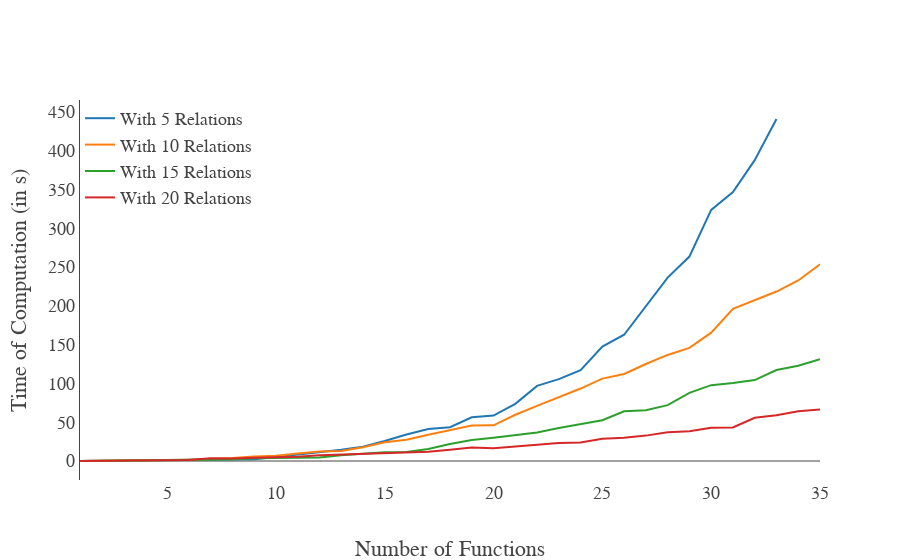

Here is the notebook cell this chart was saved with:
### Code cell
layout = Layout(
    # title='Comparisation Performance With the Total Number of Relations',
    font=dict(family='Latin Modern Math', size=6*3),
    xaxis=dict(
        title='Number of Functions',
        autorange=True,
        showgrid=False,
        zeroline=True,
        showline=False,
        autotick=True,
        ticks='',
        showticklabels=True
    ),
    yaxis=dict(
        title='Time of Computation (in s)',
        autorange=True,
        showgrid=False,
        zeroline=True,
        showline=True,
        autotick=True,
        ticks='',
        showticklabels=True
    ),
    legend=dict(x=0, y=1)
)
fig = Figure(data=[data05, data10, data15, data20], layout=layout)
iplot(fig)

### Figure 1 — Plotly figure (JSON) as saved in the notebook; plotly's stock layout.template omitted (floating-point values rounded to 4 significant figures)
{"data": [{"name": "With 5 Relations", "type": "scatter", "x": [1, 2, 3, 4, 5, 6, 7, 8, 9, 10, 11, 12, 13, 14, 15, 16, 17, 18, 19, 20, 21, 22, 23, 24, 25, 26, 27, 28, 29, 30, 31, 32, 33], "y": [0.0631, 0.1066, 0.2632, 0.7228, 1.192, 1.663, 1.961, 2.245, 2.444, 5.235, 8.381, 10.84, 14.43, 18.55, 25.74, 34.21, 41.21, 43.68, 56.33, 58.63, 73.68, 96.86, 105.6, 117.0, 147.5, 162.9, 199.4, 236.6, 263.7, 323.8, 347.0, 388.0, 441.1]}, {"name": "With 10 Relations", "type": "scatter", "x": [1, 2, 3, 4, 5, 6, 7, 8, 9, 10, 11, 12, 13, 14, 15, 16, 17, 18, 19, 20, 21, 22, 23, 24, 25, 26, 27, 28, 29, 30, 31, 32, 33, 34, 35], "y": [0.02896, 0.1014, 0.2968, 0.6134, 1.191, 1.721, 2.585, 3.876, 5.73, 6.832, 9.631, 12.22, 12.87, 17.71, 24.12, 27.5, 33.77, 39.5, 45.7, 46.02, 59.64, 71.13, 81.98, 93.46, 106.3, 112.3, 125.1, 136.8, 145.9, 165.5, 196.3, 207.5, 218.6, 232.9, 253.6]}, {"name": "With 15 Relations", "type": "scatter", "x": [1, 2, 3, 4, 5, 6, 7, 8, 9, 10, 11, 12, 13, 14, 15, 16, 17, 18, 19, 20, 21, 22, 23, 24, 25, 26, 27, 28, 29, 30, 31, 32, 33, 34, 35], "y": [0.08275, 0.2422, 0.5232, 0.6437, 0.8627, 1.027, 1.352, 2.061, 3.538, 3.743, 4.117, 4.555, 7.348, 9.3, 11.15, 11.66, 15.63, 21.94, 27.11, 29.91, 33.02, 36.69, 42.49, 47.14, 52.55, 64.05, 65.48, 72.05, 87.9, 97.88, 100.6, 104.4, 117.4, 122.9, 131.2]}, {"name": "With 20 Relations", "type": "scatter", "x": [1, 2, 3, 4, 5, 6, 7, 8, 9, 10, 11, 12, 13, 14, 15, 16, 17, 18, 19, 20, 21, 22, 23, 24, 25, 26, 27, 28, 29, 30, 31, 32, 33, 34, 35], "y": [0.02597, 0.1651, 0.3358, 0.5386, 1.018, 1.421, 3.464, 3.118, 4.237, 4.854, 5.623, 7.482, 8.476, 9.073, 10.28, 11.27, 12.11, 14.69, 17.58, 16.59, 18.97, 21.57, 23.1, 24.01, 28.73, 30.07, 32.75, 37.11, 38.51, 42.83, 43.33, 55.8, 58.98, 64.26, 66.3]}], "layout": {"font": {"family": "Latin Modern Math", "size": 18}, "legend": {"x": 0, "y": 1}, "xaxis": {"autorange": true, "autotick": true, "showgrid": false, "showline": false, "showticklabels": true, "ticks": "", "title": "Number of Functions", "zeroline": true}, "yaxis": {"autorange": true, "autotick": true, "showgrid": false, "showline": true, "showticklabels": true, "ticks": "", "title": "Time of Computation (in s)", "zeroline": true}}}
